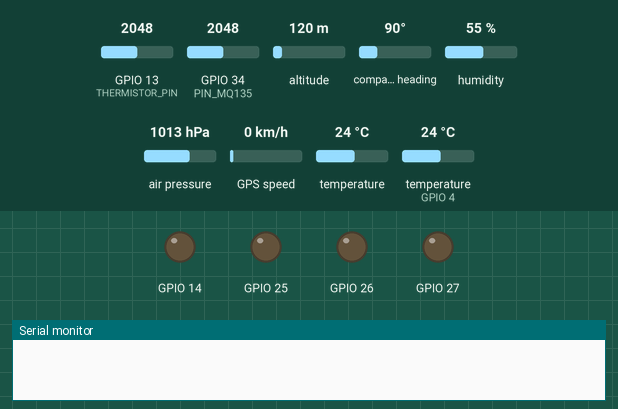
The sketch below on a simulated ESP32. Parts: output pins drawn as LEDs (lit = HIGH), the last lines printed to the serial monitor. The test bench sets the inputs (shaded band); at power-on: GPIO 34 (PIN_MQ135) = 2048, GPIO 13 (THERMISTOR_PIN) = 2048, altitude 120 m, compass heading 90°, humidity 55 %, air pressure 1013 hPa, GPS speed 0 km/h, temperature 24 °C, temperature (sensor on GPIO 4) 24 °C. Storage starts empty; the GPS gets a fix after 3 s at 37.7749, -122.4194 with 8 satellites.

Above: at 3.9 s.
At 6.1 s:
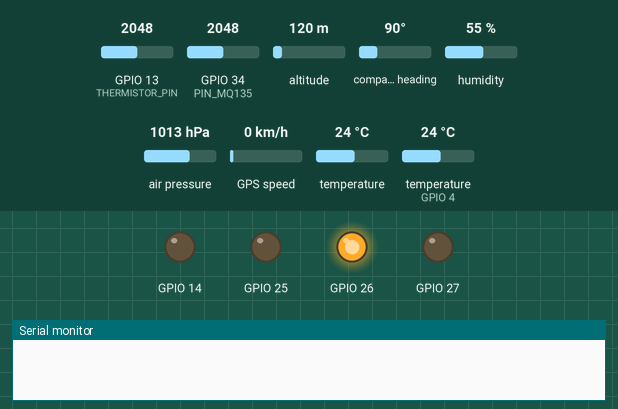
At 13.2 s:
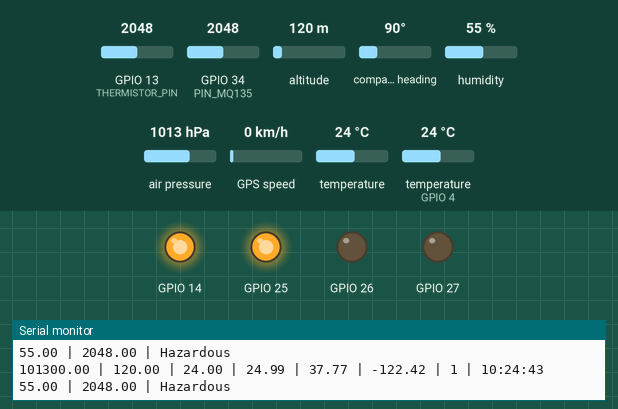
13.3 s: GPIO 34 (PIN_MQ135) set to 960
15.2 s: GPIO 34 (PIN_MQ135) set to 260
Timing chart, 0 to 18.2 s (numbered marks = the images above; inputs shaded):
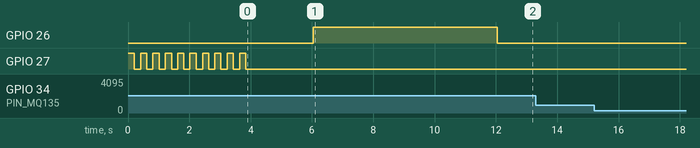

The sketch:

ESP32_Cansat.ino
```cpp
#include <Wire.h>
#include <MS5611.h>
#include <MQ135.h>
#include <TinyGPSPlus.h>
#include <HardwareSerial.h>
#include <SD.h>
#include <DHT.h>


// ------------------------------------------- PRIMARY MISSION SETUP FOUND HERE --------------------------------------------------------------------
// GPS Setup
#define RXD2 17
#define TXD2 16
#define GPS_BAUD 9600
HardwareSerial gpsSerial(2);
TinyGPSPlus gps;

// Pressure Sensor (MS5611)
MS5611 MS5611(0x77);

// NTC (Thermistor Setup) Steinhart–Hart Equation
#define THERMISTOR_PIN 13
#define SERIES_RESISTOR 10000
#define NOMINAL_RESISTANCE 10000
#define NOMINAL_TEMPERATURE 25.0
#define BETA_COEFFICIENT 3950

// GPS Data
double latitude, longitude, altitude;
int date, day, year, hour, minute, second;

// SD Card module
#define SD_CS 5
File data_file;

// Transmitter/ Sender
#define HC12_BAUD 9600    // HC-12 communication speed


// ------------------------------------------- SECONDARY MISSION SETUP FOUND HERE --------------------------------------------------------------------
// MQ135
#define PIN_MQ135 34
MQ135 mq135_sensor(PIN_MQ135);

//DHT12
#define DHTPIN 4
#define DHTTYPE DHT12
DHT dht(DHTPIN, DHTTYPE);

// Apogee Calculation Variables
bool apogee = false;
float maxAltitude = 0;
unsigned long fallStartTime = 0;
bool falling = false;


// --------------------------------------------------------- CANSAT SETUP IS HERE --------------------------------------------------------------------------------
void setup() {
  // Transmitter Initialization
  // Serial2.begin(HC12_BAUD, SERIAL_8N1, 3, 1);

    // GREEN
    pinMode(25, OUTPUT);

    // YELLOW
    pinMode(26, OUTPUT);

    // RED
    pinMode(27, OUTPUT);

    //Buzzer
    pinMode(14, OUTPUT);

  Serial.begin(115200);

  digitalWrite(27,HIGH);
  // GPS Initialization
  gpsSerial.begin(GPS_BAUD, SERIAL_8N1, RXD2, TXD2);
  while (!gps.location.isValid()) {
    while (gpsSerial.available() > 0) {
      gps.encode(gpsSerial.read());
    }

    digitalWrite(27,HIGH);
    delay(200);
    digitalWrite(27,LOW);
    delay(200);
  }

  delay(2000);
  digitalWrite(26,HIGH);

  delay(2000);

  digitalWrite(27,LOW);

// MS5611 Initialization
while (!Serial);  // Wait for Serial Monitor to open

delay(2000);

Wire.begin();

delay(2000);

while (!MS5611.begin()) {

    for (int i = 0; i < 10; i++) {
        digitalWrite(26, HIGH);
        delay(200);
        digitalWrite(26, LOW);
        delay(200);
    }

    delay(1000);
}
digitalWrite(26, LOW);

  // Initialize SD Card Module
  while (!SD.begin(SD_CS)){

      digitalWrite(25, HIGH);
      delay(1000);
      digitalWrite(25, LOW);
      delay(1000);
  };

  dht.begin();
  digitalWrite(25,HIGH);

  buzz();
}


// --------------------------------------------------------- CANSAT LOOP IS HERE --------------------------------------------------------------------------------

void loop() {

  // --------------------------------------------------------- PRIMARY MISSIONS ARE FOUND HERE --------------------------------------------------------------------------------
  // Read MS5611 component
  MS5611.read();
  float realPressure = readPressure();
  float MS5611Temperature = readTemperature();
  float thermistorTemp = getThermistorTemp();

  // Get GPS Data
  readGPSData();
  //                       PRESSURE                           ALTITUDE                    TEMPERATURE (MS5611)                TEMPERATURE (THERMISTOR)      LATITUDE                      LONGITUDE                       SDCARD STATUS                    HOUR                 MINUTE                SECOND
  String primaryMission = String(realPressure) + " | " + String(altitude) + " | " + String(MS5611Temperature,2) + " | " + String(thermistorTemp,2) + " | " + String(latitude) + " | " + String(longitude) + " | " + String(getSDCardStatus()) + " | " + String(hour) + ":" + String(minute) + ":" + String(second);
  Serial.println(primaryMission);


  // --------------------------------------------------------- SECONDARY MISSIONS ARE FOUND HERE --------------------------------------------------------------------------------

  //DHT12 MISSION
  float DHTHumidity = dht.readHumidity();

  // Read MQ135 component
  float mq135_data =  analogRead(PIN_MQ135);
  String air_quality = classifyAirQuality(mq135_data);

  String secondary_mission = String(DHTHumidity,2) + " | " + String(mq135_data) + " | " + air_quality;

  Serial.println(secondary_mission);
  writeData(primaryMission,secondary_mission);

  delay(300);
}

// Buzz
void buzz(){
    digitalWrite(14, HIGH);
}

// SD Card Module Functions
void writeData(String data1,String data2){
  data_file = SD.open("/rocket_data.txt", FILE_APPEND);
  if(data_file){
    data_file.println(data1);
    data_file.println(data2);
  }
  else{
    Serial.println("File Not Found");
  }
}

// Get SDCard Status
bool getSDCardStatus() {
  return SD.begin(SD_CS);
}

// Get Thermistor Data
  float getThermistorTemp() {
     int rawValue = analogRead(THERMISTOR_PIN);
    float voltage = rawValue * (3.3 / 4095.0);

    float resistance = SERIES_RESISTOR / ((3.3 / voltage) - 1);

    float steinhart;
    steinhart = resistance / NOMINAL_RESISTANCE;
    steinhart = log(steinhart);
    steinhart /= BETA_COEFFICIENT;
    steinhart += 1.0 / (NOMINAL_TEMPERATURE + 273.15);
    steinhart = 1.0 / steinhart;
    steinhart -= 273.15;

    return steinhart;
  }

String classifyAirQuality(float ppm) {
    if (ppm <= 100) {
        return "Excellent";
    } else if (ppm <= 200) {
        return "Good";
    } else if (ppm <= 300) {
        return "Moderate";
    } else if (ppm <= 500) {
        return "Poor";
    } else if (ppm <= 1000) {
        return "Unhealthy";
    } else {
        return "Hazardous";
    }
}

// Read pressure from MS5611
float readPressure() {
  return MS5611.getPressure();
}

// Read temperature from MS5611
float readTemperature() {
  return MS5611.getTemperature();
}

// Read GPS data
void readGPSData() {
  while (gpsSerial.available() > 0) {
    if (gps.encode(gpsSerial.read())) {
      if (gps.location.isValid()) {
        latitude = gps.location.lat();
        longitude = gps.location.lng();
        altitude = gps.altitude.meters();
      }
      if (gps.date.isValid()) {
        date = gps.date.month();
        day = gps.date.day();
        year = gps.date.year();
        hour = gps.time.hour();
        minute = gps.time.minute();
        second = gps.time.second();
      }
    }
  }
}
```
